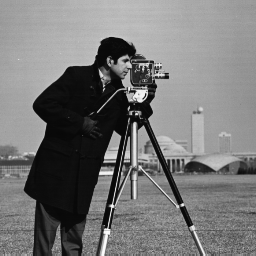
#> input picture lab03/assets/cameraman.png, 256 x 256 px
$ jupyter execute Esercitazione3.ipynb
#> lines starting #> are read from the running program, lines starting #| are printed output that depends on the picture
# Esercitazione 4 Marzo 2025

[cell 1]
import numpy as np

## Esercizio 1
- Costruire due array numpy-array 2d di dimensione 5000x5000 i cui valori sono campionati da una distribuzione gaussiana con media 0 e varianza 1.
- Effetuare la somma tra le due matrici con due metodi:

        -  utilizzando le operazioni vettoriali
        -  considerando due cicli espliciti annidati, su righe e colonne
- Confrontare le prestazioni in termini di tempo di esecuzione.


[cell 2]
import time
arr1 = np.random.randn(5000, 5000)
arr2 = np.random.randn(5000, 5000)

start = time.time()
sumElementWise = arr1 + arr2
elapsed = time.time() - start

print(f"{sumElementWise}: {elapsed}ms")

start = time.time()
sumIterative = np.zeros_like(arr1)
for x in range(len(arr1)):
    for y in range(len(arr2)):
        sumIterative[x, y] = arr1[x, y] + arr2[x, y]
elapsed = time.time() - start

print(f"{sumIterative}: {elapsed}ms")

## Esercizio 2
-      Costruire il numpy array  s  formato da 40 valori equidistanti in  [0,20],
-      considerarne il reshape in un array 2d che ha 4 righe con un numero opportuno di colonne e dire se il reshape crea una vista o una copia

[cell 3]
s = np.linspace(0, 20, 40)
s_matrix = s.reshape(4, 10)

# reshape() crea una copia!

## Esercizio 3
-     Costruire il numpy array t formato da 100 valori equidistanti in  [0,4]
-     considerarne il reshape in un array 2d che ha 4 colonne con un numero opportuno di righe

[cell 4]
t = np.linspace(0, 4, 100)
t_matrix = t.reshape(25, 4)

## Esercizio 4
Costruire il numpy array 1d C  di valori che variano tra 15 e 41 con step 2

-     Trasformarlo in un numpy array 2d con shape(7,2) usando il metodo . resize(7,2)  che lavora in-place,  (cioè  modifica l'array esistente).

[cell 5]
C = np.arange(15, 41, 2)
print(C)

C.resize(7, 2)
print(C)

 ## Esercizio 5
 Creare un array NumPy di 10 numeri interi casuali tra 1 e 100.


[cell 6]
rnd = np.random.randint(1, 100, 10)
print(rnd)

 ## Esercizio 6
 Eseguire uno shuffle degli elementi di un numpy-array di 30 numeri interi casuali tra 100 e 200.

[cell 7]
aaaa = np.random.randint(100, 200, 30)
print(aaaa)

np.random.shuffle(aaaa)
print(aaaa)

  ## Esercizio 7
 Creare una permutazione casuale degli elementi di un numpy-array di 20 valori campionati da una distribuzione  gaussiana con media zero e varianza 1, senza modificarlo.

[cell 8]
elements = np.random.randn(20)
print(elements)

permutation = np.random.permutation(elements)
print(permutation)

 ## Esercizio 8
-     Scrivere il numpy  array 2d, A, [[10,11,12],[13,14,15],[16,17,18]]
-     trasformarlo in un numpy array 1d usando il metodo .ravel()
-     Si tratta di una copia o di una vista?

[cell 9]
A = np.array([
    [10,11,12],
    [13,14,15],
    [16,17,18]
])
print(A)

# Crea una copia!
one_dimension = A.ravel()
print(one_dimension)

## Esercizio 9
-     Scrivere il numpy  array 2d, A, [[10,11,12],[13,14,15],[16,17,18]]
-     trasformarlo in un numpy array 1d usando il metodo  .flatten().
-     Si tratta di una copia o di una vista?

[cell 10]
A = np.array([
    [10,11,12],
    [13,14,15],
    [16,17,18]
])
print(A)

print(A.flatten())

 ## Esercizio 10
-     creare i due  numpy array 1d
        f1= [ 0  1  2  3  4  5  6  7  8  9 10 11 12 13 14 15]
        f2= [16 17 18 19 20 21 22 23 24 25 26 27 28 29 30 31]
-     "vederli" come matrici  4x4 ed effettuarne il prodotto scalare, memorizzando in f3 la matrice che nasce dal loro prodotto.

[cell 11]
f1 = np.array([ i for i in range(0, 16)])
f2 = np.array([ i for i in range(16, 32)])
print(f1)
print(f2)

f3 = f1.reshape(4, -1) @ f2.reshape(4, -1)
print(f3)

## Esercizio 11
Costruire:
 -     Numpy Array A di shape (2,10) : array di valori random campionati da una distribuzione gaussiana con media 0 e varianza 1.
 -     Numpy array 1D B di shape (20,) formato dagli interi da 0 a 19.

 "Vedere" A come un array 1D di 20 elementi ed effettuare la somma di A+B

[cell 12]
A = np.random.randn(2, 10)
B = np.array([ n for n in range(0, 20)])

sum = A.flatten() + B
print(sum)

## Esercizio 12
-     Costruire f, un numpy array 1D , di shape (10,) costituito da 10 valori equidistanti nell'intervallo [0,1]
-     aumentarne la dimensionalità, in maniera tale che abbia shape (10,1)

[cell 13]
f = np.linspace(0, 1, 10)
f.resize((10, 1))
print(f)

## Esercizio 13
-     Costruire i seguenti numpy array
      a= np.array([14,13,12,11])
      b=np.array([[4,3,2,1],[9,10,11,12]])

  Costruire il numpy array che si ottiene concatenando a e b per righe

[cell 14]
a = np.array([14,13,12,11])
b = np.array([[4,3,2,1],
              [9,10,11,12]])
print(np.concatenate((a, b.flatten())))

## Esercizio 14
-     Costruire i seguenti numpy array
      a= np.array([14,13,12,11])
      b=np.array([[4,3,2,1],[9,10,11,12],[4,3,2,1],[9,10,11,12]])

-
- Costruire il numpy array che si ottiene concatenando a e b per colonne

[cell 15]
a = np.array([14,13,12,11])
b = np.array([[4,3,2,1],
              [9,10,11,12],
              [4,3,2,1],
              [9,10,11,12]])

print(np.concatenate((a.reshape((4,1)),b), axis=1))

## Esercizio 15
Costruire, facendo uso di una sola riga di codice, la matrice A di ordine 10, che ha gli unici elementi diversi da zero, sulla diagonale principale, sulla codiagonale inferiore e sulla codiagonale superiore:

elementi diagonali $A_{i,i}=10 \quad$, i=1,20

elementi nella codiagonale inferiore $A_{i-1,i}=-12, \quad$ i=2,..,20,

elementi nella codiagonale superiore $A_{i,i+1}=-2 \quad$ i=1,..,19

[cell 16]
order = 10
size = order * order
A = 10 * np.eye(size) + -12 * np.eye(size, k=-1) + -2 * np.eye(size, k=1)
print(A)

## Esercizio 16
Costruire la matrice identità, denominata *I*,  della stessa dimensione di *A*

[cell 17]
I = np.eye(A.size)
print(I)

## Esercizio 17
Facendo uso dell'operatore slicing *:* ,costruire la matrice AA selezionando dalla matrice A le righe che vanno dalla 2 alla 9 con step 2 e le colonne che vanno dalla 3 alla 6 con step 2.
La matrice AA è una vista o una copia?

[cell 18]
AA = A[2:9:2,3:6:2]
print(AA)

## Esercizio 18
Facendo uso dell'operatore slicing *:*, costruire la matrice A1 selezionando dalla matrice A le colonne che vanno dalla 1 alla 5 con step 2.  Trasforma la matrice A1 in una copia.

[cell 19]
A1 = A[:,1:5:2].copy()
print(A1)

## Esercizio 19

Costruisci due numpy array A e B di shape (5,5)
   - A formata da numeri interi casuali  nell'intervallo [1,20]
   - B formata da numeri interi casuali  nell'intervallo [1,6]

  Costruisci con una sola riga di codice le seguenti matrici

  C=A+B   dove  $\quad c_{ij}=a_{ij}+b_{ij} \quad i=0,..,n, \quad j=0,...,n$

  D=A-B   dove  $\quad d_{ij}=a_{ij}-b_{ij} \quad i=0,..,n, \quad j=0,...,n$

  E=A*B   dove  $\quad e_{ij}=a_{ij}*b_{ij} \quad i=0,..,n, \quad j=0,...,n$

  F=A/B   dove  $\quad f_{ij}=a_{ij}/b_{ij} \quad i=0,..,n, \quad j=0,...,n$

[cell 20]
A = np.random.randint(1, 20, (5,5))
B = np.random.randint(1, 6, (5,5))

C = A + B
D = A - B
E = A * B
F = A / B

print(C)
print(D)
print(E)
print(F)

## Esercizio 20
Dato array NumPy che rappresenta le vendite giornaliere di un negozio per un mese,
vendite = np.random.randint(50, 200, 30)

        Trova tutti i giorni in cui le vendite sono state superiori a 150.

        Calcola la media delle vendite solo per i giorni in cui sono state superiori a 150.

        Imposta le vendite a 0 per tutti i giorni in cui sono state inferiori a 100.

[cell 21]
vendite = np.random.randint(50, 200, 30)
vendite_alte = vendite > 150
media_vendite = np.average(vendite_alte)
print(media_vendite)

vendite_basse = vendite < 100
vendite[vendite_basse] = 0
print(vendite)

## Esercizio 21
Costruisci A, un numpy array 2d di shape (3,3) e b,  un numpy array 2d di shape (3,1)
e somma b ad ogni colonna di A b

[cell 22]
A = np.random.randint(0, 100, (3,3))
B = np.random.randint(20, 30, (3,1))
print(A + B)

# Esercizio 22
dato il numpy array 2d G=np.linspace(0,10,20).reshape(-1,4), scambia in G la seconda riga con la quarta riga

[cell 23]
G = np.linspace(0, 10, 20).reshape(-1, 4)
print(G)
G[[2,4],:] = G[[4,2],:]
print(G)

## Esercizio 23
Visualizzare il grafico della funzione $f(x)=sin^2(x)/x$ in 200 punti equidistanti nell'intervallo $[0.1,2\pi]$

[cell 24]
import matplotlib.pyplot as plt

def f(x):
    return np.pow(np.sin(x), 2) / x

x_range = np.linspace(0.1, 2 * np.pi, 200)

plt.plot(x_range, f(x_range))
plt.show()
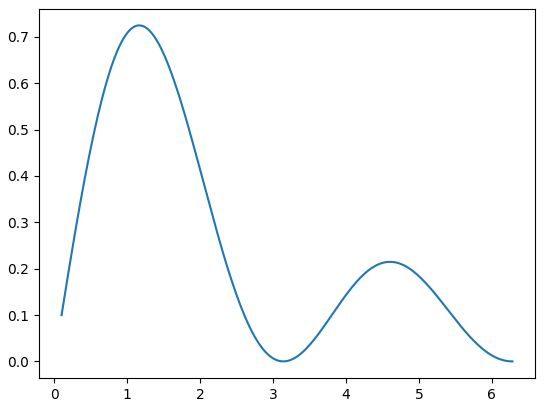
#> figure drawn by matplotlib, 1 panel; curve peaks at x = 1.16, y = 0.725

## Esercizio 24

Data il numpy arra2d ottenuto facendo un reshape a (4,4) di un numpy array 1d di 16 valori equidistanti nell'intervallo [0,4]
ed un numpy array 1d di 4 valori  interi casuali nell'intervallo [10,60], costruire il prodotto scalare A per b,
usando A@b, e vettorizzando solo il ciclo interno.

[cell 25]
A = np.linspace(0, 4, 16).reshape((4,4))
b = np.random.randint(10, 60, 4)

print(A @ b)

## Esercizio 25
Dato g un numpy array 2d, estendilo di una riga in alto ed di una riga in basso, di una colonna a sinistra ed di una colonna a destra, usa la funzione g_est= np.pad(g,(1,1),mode='reflect'). Visualizza 'g_est' e commenta cosa vedi.

[cell 26]
g = np.random.randint(0, 10, (5, 5))
print(g)

g_est = np.pad(g, (1,1), mode='reflect')
print(g_est)

## Esercizio 26
Scrivi un programma Python che esegua l'elaborazione di un'immagine utilizzando un filtro di media.

Utilizza il padding per gestire i pixel del bordo durante l'applicazione del filtro.

Il programma deve seguire questi passaggi:

- Carica l'immagine: Carica l'immagine 'cameraman.png' utilizzando la libreria Matplotlib.**image=plt.imread('cameraman.png')**
- Visualizza l'immagine originale **plt.imshow(image,cmap='gray')**
- definisce la dimensione del filtro, dim_filtro
- Applica il padding: Applica un padding costante di dim_filtro//2 pixel a tutti i bordi dell'immagine (utilizzando il metodo di numpy **image_bordered=np.pad(image,(dim_filtro//2,dim_filtro//2),, mode='reflect')**
- Crea il filtro di media: Crea un filtro di media di dimensioni *dim_filtroxdim_filtro*, dove tutti gli elementi sono pari a 1/(dim_filtroxdim_filtro)
- Applica il filtro: Scorri ogni pixel dell'immagine con padding (escludendo i bordi aggiunti) e applica il filtro di media.

   *Per ogni pixel, calcola la somma dei prodotti tra i pixel della sottomatrice dim_filtroxdim_filtro centrata sul pixel corrente e il filtro.*

- Crea l'immagine filtrata: Crea un nuovo array NumPy che rappresenta l'immagine filtrata, dove ogni pixel contiene il risultato dell'applicazione del filtro.
- Visualizza l'immagine filtrata: Visualizza l'immagine filtrata utilizzando Matplotlib con la mappa di colori 'gray'.
- Aggiungi una colorbar per visualizzare la scala dei valori dell'immagine filtrata.
- Mostra l'immagine filtrata con Matplotlib.

Requisiti:

-  Utilizzare la libreria Matplotlib per caricare e visualizzare l'immagine.
-  Utilizzare la libreria NumPy per la manipolazione degli array e per il padding.

[cell 27]
img_path = "./assets/cameraman.png"
original_img = plt.imread(img_path)
#> original_img is the input picture: shape (256, 256) float32; min 0.0275, max 0.992, mean 0.466
plt.imshow(original_img, cmap="gray")

dim_filtro = original_img.shape
#> dim_filtro = (256, 256)
image_bordered = np.pad(original_img, (dim_filtro[0] // 2, dim_filtro[1] // 2), mode='reflect')
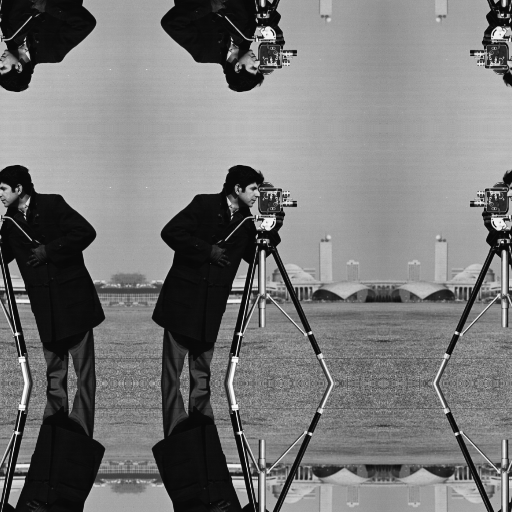
#> image_bordered: shape (512, 512) float32; min 0.0275, max 0.992, mean 0.465
media = np.full(dim_filtro, 1/(dim_filtro[0]**2))

print(dim_filtro)
#| (256, 256)
print(image_bordered.shape)
filtered_img = np.zeros_like(original_img)

# DA COMPLETARE
